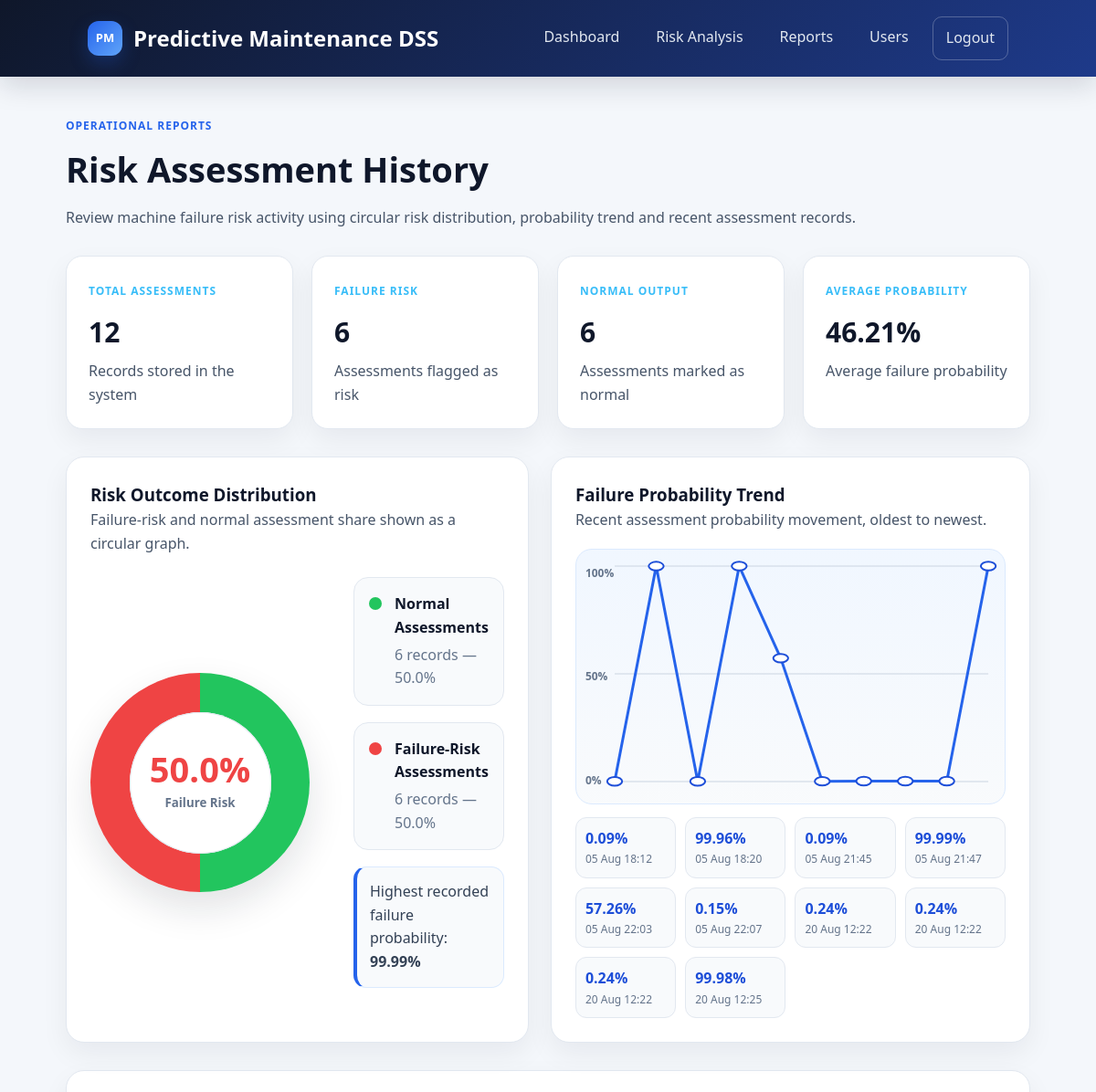
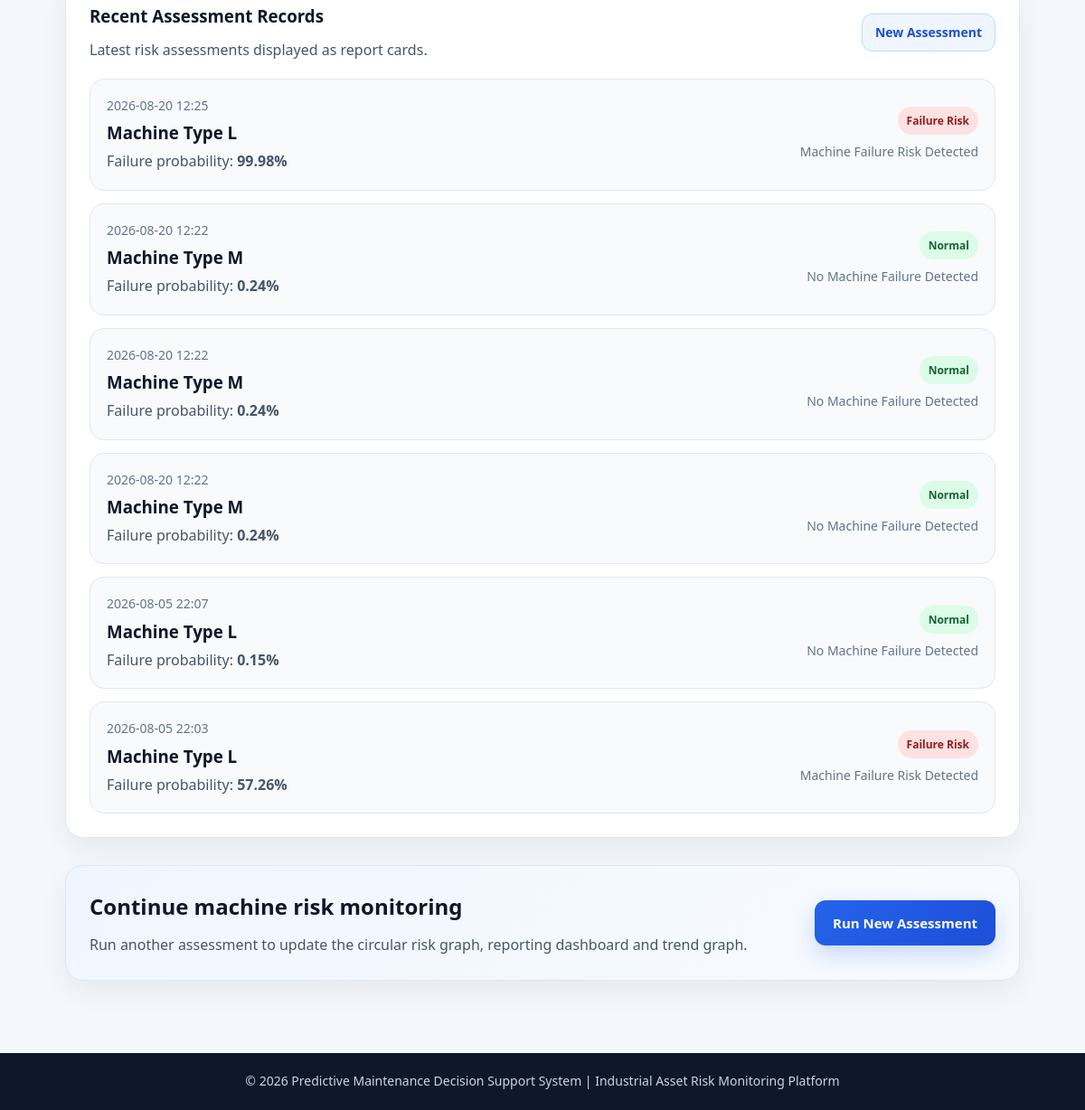
The page /history (signed in) on the database its author committed (2 pictures, top to bottom).
### app/models.py (models this page shows)
class PredictionHistory(db.Model):
    id = db.Column(db.Integer, primary_key=True)
    user_id = db.Column(db.Integer, db.ForeignKey("user.id"), nullable=False)
    machine_type = db.Column(db.String(1), nullable=False)
    air_temperature = db.Column(db.Float, nullable=False)
    process_temperature = db.Column(db.Float, nullable=False)
    rotational_speed = db.Column(db.Float, nullable=False)
    torque = db.Column(db.Float, nullable=False)
    tool_wear = db.Column(db.Float, nullable=False)
    prediction = db.Column(db.Integer, nullable=False)
    failure_probability = db.Column(db.Float, nullable=False)
    status = db.Column(db.String(120), nullable=False)
    recommendation = db.Column(db.String(255), nullable=False)
    created_at = db.Column(
        db.DateTime,
        default=lambda: datetime.now(timezone.utc),
        nullable=False,
    )

### app/routes.py (the view, shortened to what this page needs)
@main.route("/history")
@login_required
def history():
    if current_user.role == "admin":
        records = (
            PredictionHistory.query
            .order_by(PredictionHistory.created_at.desc())
            .all()
        )
    total_records = len(records)
    failure_records = sum(1 for record in records if record.prediction == 1)
    normal_records = total_records - failure_records
    if total_records > 0:
        normal_percentage = round((normal_records / total_records) * 100, 2)
        failure_percentage = round((failure_records / total_records) * 100, 2)
        average_probability = round(
            sum(record.failure_probability for record in records) / total_records,
            2,
        )
        highest_probability = round(
            max(record.failure_probability for record in records),
            2,
        )
    else:
        normal_percentage = 0
        failure_percentage = 0
        average_probability = 0
        highest_probability = 0
    recent_for_chart = list(reversed(records[:10]))
    trend_points = []
    point_count = len(recent_for_chart)
    for index, record in enumerate(recent_for_chart):
        if point_count == 1:
            x_position = 50
        else:
            x_position = (index / (point_count - 1)) * 100
        y_position = 100 - max(0, min(record.failure_probability, 100))
        trend_points.append(
            {
                "x": round(x_position, 2),
                "y": round(y_position, 2),
                "probability": round(record.failure_probability, 2),
                "label": record.created_at.strftime("%d %b %H:%M"),
            }
        )
    svg_points = " ".join(
        f"{point['x']},{point['y']}" for point in trend_points
    )
    return render_template(
        "history.html",
        records=records,
        total_records=total_records,
        failure_records=failure_records,
        normal_records=normal_records,
        normal_percentage=normal_percentage,
        failure_percentage=failure_percentage,
        average_probability=average_probability,
        highest_probability=highest_probability,
        trend_points=trend_points,
        svg_points=svg_points,
    )

### app/__init__.py (called while the page is built)
def create_app():
    app = Flask(__name__)
    app.config["SECRET_KEY"] = os.environ.get(
        "SECRET_KEY",
        "temporary-secret-key-change-later",
    )
    app.config["SQLALCHEMY_DATABASE_URI"] = "sqlite:///pdm_app.db"
    app.config["SQLALCHEMY_TRACK_MODIFICATIONS"] = False
    db.init_app(app)
    login_manager.init_app(app)
    csrf.init_app(app)
    login_manager.login_view = "main.login"
    login_manager.login_message = "Please log in to access this page."
    login_manager.login_message_category = "warning"
    @login_manager.user_loader
    def load_user(user_id):
        return User.query.get(int(user_id))
    from app.routes import main
    app.register_blueprint(main)
    return app

### app/templates/history.html (shortened to what this page needs)
<!DOCTYPE html>
<html>
<head>
    <link rel="stylesheet" href="{{ url_for('static', filename='style.css') }}">
</head>
<body>
    <nav class="navbar">
        <div class="nav-brand">
            <span class="brand-mark">PM</span>
            Predictive Maintenance DSS
        </div>
        <div class="nav-links">
            <a href="{{ url_for('main.dashboard') }}">Dashboard</a>
            <a href="{{ url_for('main.predict') }}">Risk Analysis</a>
            <a href="{{ url_for('main.history') }}">Reports</a>
            {% if current_user.role == "admin" %}
                <a href="{{ url_for('main.users') }}">Users</a>
            {% endif %}
            <a class="logout-link" href="{{ url_for('main.logout') }}">Logout</a>
        </div>
    </nav>
    <main class="container">
        <div class="page-header">
            <p class="eyebrow">Operational Reports</p>
            <h1>Risk Assessment History</h1>
            <p>
                Review machine failure risk activity using circular risk distribution,
                probability trend and recent assessment records.
            </p>
        </div>
        <div class="stats-grid">
            <div class="stat-card">
                <span class="stat-label">Total Assessments</span>
                <h3>{{ total_records }}</h3>
                <p>Records stored in the system</p>
            </div>
            <div class="stat-card">
                <span class="stat-label">Failure Risk</span>
                <h3>{{ failure_records }}</h3>
                <p>Assessments flagged as risk</p>
            </div>
            <div class="stat-card">
                <span class="stat-label">Normal Output</span>
                <h3>{{ normal_records }}</h3>
                <p>Assessments marked as normal</p>
            </div>
            <div class="stat-card">
                <span class="stat-label">Average Probability</span>
                <h3>{{ average_probability }}%</h3>
                <p>Average failure probability</p>
            </div>
        </div>
        <div class="history-visual-grid">
            <div class="chart-card">
                <div class="table-header">
                    <div>
                        <h3>Risk Outcome Distribution</h3>
                        <p>Failure-risk and normal assessment share shown as a circular graph.</p>
                    </div>
                </div>
                {% if total_records > 0 %}
                    <div class="donut-layout">
                        <div
                            class="donut-chart"
                            style="--normal-percent: {{ normal_percentage }}%;"
                        >
                            <div class="donut-center">
                                <span>{{ failure_percentage }}%</span>
                                <small>Failure Risk</small>
                            </div>
                        </div>
                        <div class="donut-details">
                            <div class="donut-legend-item">
                                <span class="legend-dot normal-dot"></span>
                                <div>
                                    <strong>Normal Assessments</strong>
                                    <p>{{ normal_records }} records — {{ normal_percentage }}%</p>
                                </div>
                            </div>
                            <div class="donut-legend-item">
                                <span class="legend-dot failure-dot"></span>
                                <div>
                                    <strong>Failure-Risk Assessments</strong>
                                    <p>{{ failure_records }} records — {{ failure_percentage }}%</p>
                                </div>
                            </div>
                            <div class="chart-note">
                                Highest recorded failure probability:
                                <strong>{{ highest_probability }}%</strong>
                            </div>
                        </div>
                    </div>
                {% else %}
                    <div class="empty-state">
                        <h3>No assessment records yet</h3>
                        <p>Run a machine risk analysis to generate reporting data.</p>
                        <a class="button primary" href="{{ url_for('main.predict') }}">Run First Analysis</a>
                    </div>
                {% endif %}
            </div>
            <div class="chart-card">
                <div class="table-header">
                    <div>
                        <h3>Failure Probability Trend</h3>
                        <p>Recent assessment probability movement, oldest to newest.</p>
                    </div>
                </div>
                {% if trend_points %}
                    <div class="trend-chart-wrap">
                        <div class="trend-y-label top">100%</div>
                        <div class="trend-y-label middle">50%</div>
                        <div class="trend-y-label bottom">0%</div>
                        <svg class="trend-chart" viewBox="0 0 100 100" preserveAspectRatio="none">
                            <line x1="0" y1="0" x2="100" y2="0" class="trend-grid"></line>
                            <line x1="0" y1="50" x2="100" y2="50" class="trend-grid"></line>
                            <line x1="0" y1="100" x2="100" y2="100" class="trend-grid"></line>
                            <polyline
                                points="{{ svg_points }}"
                                class="trend-line">
                            </polyline>
                            {% for point in trend_points %}
                                <circle
                                    class="trend-point"
                                    cx="{{ point.x }}"
                                    cy="{{ point.y }}"
                                    r="2">
                                </circle>
                            {% endfor %}
                        </svg>
                    </div>
                    <div class="trend-labels">
                        {% for point in trend_points %}
                            <div>
                                <strong>{{ point.probability }}%</strong>
                                <span>{{ point.label }}</span>
                            </div>
                        {% endfor %}
                    </div>
                {% else %}
                    <div class="empty-state">
                        <h3>No trend data available</h3>
                        <p>Prediction results will appear here after assessments are created.</p>
                    </div>
                {% endif %}
            </div>
        </div>
        <div class="info-card">
            <div class="table-header">
                <div>
                    <h3>Recent Assessment Records</h3>
                    <p>Latest risk assessments displayed as report cards.</p>
                </div>
                <a class="button small secondary" href="{{ url_for('main.predict') }}">
                    New Assessment
                </a>
            </div>
            {% if records %}
                <div class="history-card-list">
                    {% for record in records[:6] %}
                        <div class="history-item">
                            <div>
                                <p class="record-date">
                                    {{ record.created_at.strftime("%Y-%m-%d %H:%M") }}
                                </p>
                                <h3>Machine Type {{ record.machine_type }}</h3>
                                <p>
                                    Failure probability:
                                    <strong>{{ record.failure_probability }}%</strong>
                                </p>
                            </div>
                            <div class="record-status">
                                {% if record.prediction == 1 %}
                                    <span class="badge danger">Failure Risk</span>
                                {% else %}
                                    <span class="badge success">Normal</span>
                                {% endif %}
                                <p>{{ record.status }}</p>
                            </div>
                        </div>
                    {% endfor %}
                </div>
            {% else %}
                <div class="empty-state">
                    <h3>No recent records</h3>
                    <p>Use the risk analysis page to create your first record.</p>
                    <a class="button primary" href="{{ url_for('main.predict') }}">Run Risk Analysis</a>
                </div>
            {% endif %}
        </div>
        <div class="cta-panel">
            <div>
                <h2>Continue machine risk monitoring</h2>
                <p>
                    Run another assessment to update the circular risk graph,
                    reporting dashboard and trend graph.
                </p>
            </div>
            <a class="button primary" href="{{ url_for('main.predict') }}">
                Run New Assessment
            </a>
        </div>
    </main>
    <footer>
        <p>© 2026 Predictive Maintenance Decision Support System | Industrial Asset Risk Monitoring Platform</p>
    </footer>
</body>
</html>

### rows shown on the page
PredictionHistory: created_at "2026-08-20 12:25", machine_type "L", failure_probability "99.98", prediction "Failure Risk", status "Machine Failure Risk Detected"
PredictionHistory: created_at "2026-08-20 12:22", machine_type "M", failure_probability "0.24", prediction "Normal", status "No Machine Failure Detected"
PredictionHistory: created_at "2026-08-20 12:22", machine_type "M", failure_probability "0.24", prediction "Normal", status "No Machine Failure Detected"
PredictionHistory: created_at "2026-08-20 12:22", machine_type "M", failure_probability "0.24", prediction "Normal", status "No Machine Failure Detected"
PredictionHistory: created_at "2026-08-05 22:07", machine_type "L", failure_probability "0.15", prediction "Normal", status "No Machine Failure Detected"
PredictionHistory: created_at "2026-08-05 22:03", machine_type "L", failure_probability "57.26", prediction "Failure Risk", status "Machine Failure Risk Detected"

### other values the page prints
{{ total_records }} "12"
{{ failure_records }} "6"
{{ normal_records }} "6"
{{ average_probability }} "46.21"
{{ failure_percentage }} "50.0"
{{ normal_percentage }} "50.0"
{{ highest_probability }} "99.99"
{{ point.probability }} "0.09" "99.96" "0.09" "99.99" "57.26" "0.15" "0.24" "0.24" "0.24" "99.98"
{{ point.label }} "05 Aug 18:12" "05 Aug 18:20" "05 Aug 21:45" "05 Aug 21:47" "05 Aug 22:03" "05 Aug 22:07" "20 Aug 12:22" "20 Aug 12:22" "20 Aug 12:22" "20 Aug 12:25"
